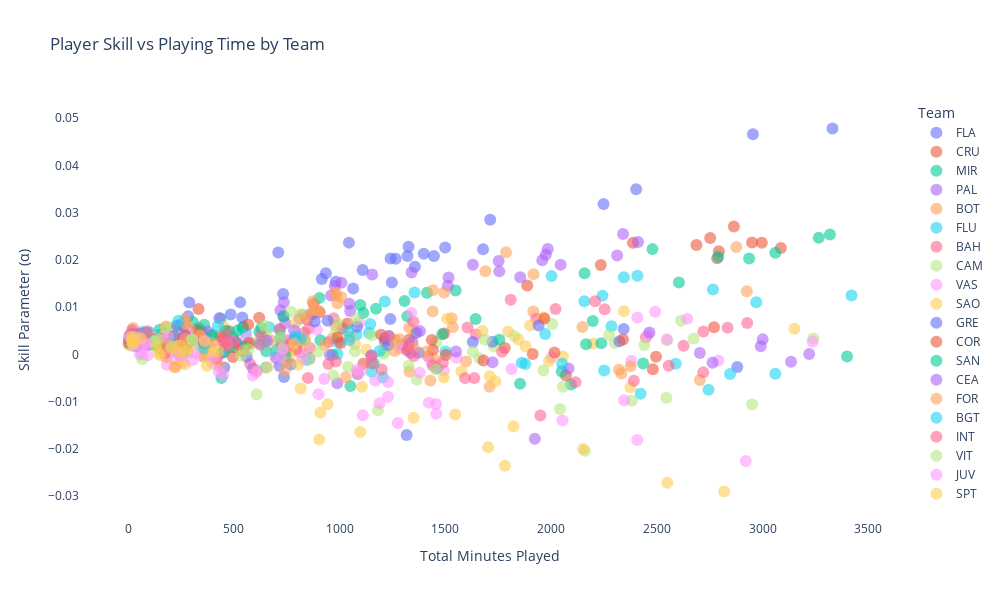

The code cell stored with this chart in its notebook:
### Code cell
team_abbr = {
    "Flamengo / RJ": "FLA",
    "Cruzeiro / MG": "CRU",
    "Mirassol / SP": "MIR",
    "Palmeiras / SP": "PAL",
    "Botafogo / RJ": "BOT",
    "Fluminense / RJ": "FLU",
    "Bahia / BA": "BAH",
    "Atlético Mineiro / MG": "CAM",
    "São Paulo / SP": "SAO",
    "Vasco da Gama / RJ": "VAS",
    "Grêmio / RS": "GRE",
    "Corinthians / SP": "COR",
    "Santos / SP": "SAN",
    "Ceará / CE": "CEA",
    "Fortaleza / CE": "FOR",
    "Internacional / RS": "INT",
    "Red Bull Bragantino / SP": "BGT",
    "Vitória / BA": "VIT",
    "Juventude / RS": "JUV",
    "Sport / PE": "SPT",
}

df["team_abbr"] = df["team_name"].map(team_abbr).fillna(df["team_name"])
teams = df["team_abbr"].unique()

avg_team_skill = {}
for team in teams:
    team_data = df[df["team_abbr"] == team]
    team_skill = np.dot(team_data["mean"], team_data["time_played"])
    team_skill /= team_data["time_played"].sum()
    avg_team_skill[team] = team_skill

ordered_teams = sorted(avg_team_skill, key=avg_team_skill.get, reverse=True)

fig = px.scatter(
    df,
    x="time_played",
    y="mean",
    color="team_abbr",
    category_orders={"team_abbr": ordered_teams},
    hover_data=["player_name", "team_abbr", "mean", "time_played"],
    title="Player Skill vs Playing Time by Team",
    labels={
        "time_played": "Total Minutes Played",
        "mean": "Skill Parameter (α)",
        "team_abbr": "Team",
    },
    height=600,
    width=1000,
)

fig.update_traces(marker={"size": 12, "opacity": 0.6}, selector={"mode": "markers"})
fig.update_layout(hovermode="closest", paper_bgcolor="white", plot_bgcolor="white")
fig.show()
